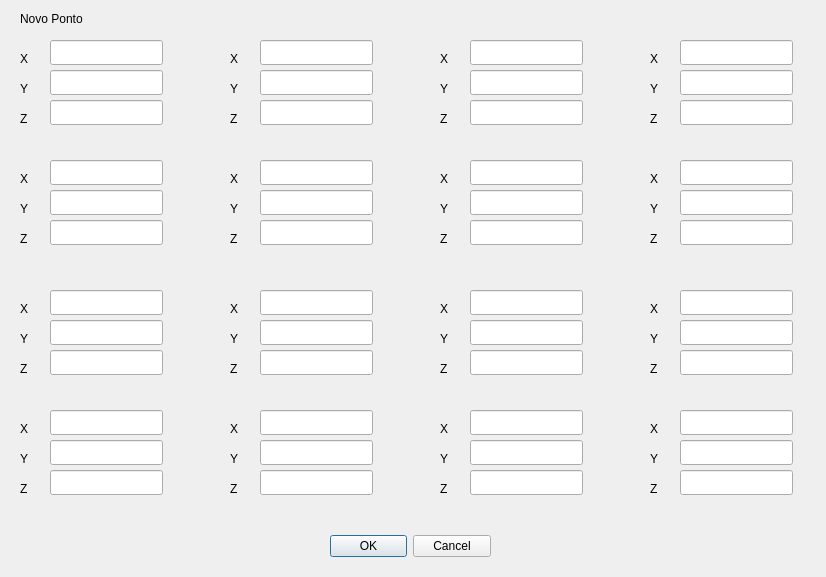
<?xml version="1.0" encoding="UTF-8"?>
<ui version="4.0">
 <class>Dialog</class>
 <widget class="QDialog" name="Dialog">
  <property name="geometry">
   <rect>
    <x>0</x>
    <y>0</y>
    <width>826</width>
    <height>577</height>
   </rect>
  </property>
  <property name="windowTitle">
   <string>Dialog</string>
  </property>
  <widget class="QDialogButtonBox" name="buttonBox">
   <property name="geometry">
    <rect>
     <x>330</x>
     <y>530</y>
     <width>161</width>
     <height>32</height>
    </rect>
   </property>
   <property name="orientation">
    <enum>Qt::Horizontal</enum>
   </property>
   <property name="standardButtons">
    <set>QDialogButtonBox::Cancel|QDialogButtonBox::Ok</set>
   </property>
  </widget>
  <widget class="QLabel" name="label">
   <property name="geometry">
    <rect>
     <x>20</x>
     <y>10</y>
     <width>91</width>
     <height>17</height>
    </rect>
   </property>
   <property name="text">
    <string>Novo Ponto</string>
   </property>
  </widget>
  <widget class="QLabel" name="label_2">
   <property name="geometry">
    <rect>
     <x>20</x>
     <y>50</y>
     <width>16</width>
     <height>17</height>
    </rect>
   </property>
   <property name="text">
    <string>X</string>
   </property>
  </widget>
  <widget class="QLabel" name="label_3">
   <property name="geometry">
    <rect>
     <x>20</x>
     <y>80</y>
     <width>67</width>
     <height>17</height>
    </rect>
   </property>
   <property name="text">
    <string>Y</string>
   </property>
  </widget>
  <widget class="QLineEdit" name="xValue">
   <property name="geometry">
    <rect>
     <x>50</x>
     <y>40</y>
     <width>113</width>
     <height>25</height>
    </rect>
   </property>
  </widget>
  <widget class="QLineEdit" name="yValue">
   <property name="geometry">
    <rect>
     <x>50</x>
     <y>70</y>
     <width>113</width>
     <height>25</height>
    </rect>
   </property>
  </widget>
  <widget class="QLineEdit" name="zValue">
   <property name="geometry">
    <rect>
     <x>50</x>
     <y>100</y>
     <width>113</width>
     <height>25</height>
    </rect>
   </property>
   <property name="text">
    <string/>
   </property>
  </widget>
  <widget class="QLabel" name="label_4">
   <property name="geometry">
    <rect>
     <x>20</x>
     <y>110</y>
     <width>67</width>
     <height>17</height>
    </rect>
   </property>
   <property name="text">
    <string>Z</string>
   </property>
  </widget>
  <widget class="QLineEdit" name="yValue_2">
   <property name="geometry">
    <rect>
     <x>50</x>
     <y>190</y>
     <width>113</width>
     <height>25</height>
    </rect>
   </property>
  </widget>
  <widget class="QLabel" name="label_5">
   <property name="geometry">
    <rect>
     <x>20</x>
     <y>200</y>
     <width>67</width>
     <height>17</height>
    </rect>
   </property>
   <property name="text">
    <string>Y</string>
   </property>
  </widget>
  <widget class="QLineEdit" name="xValue_2">
   <property name="geometry">
    <rect>
     <x>50</x>
     <y>160</y>
     <width>113</width>
     <height>25</height>
    </rect>
   </property>
  </widget>
  <widget class="QLabel" name="label_6">
   <property name="geometry">
    <rect>
     <x>20</x>
     <y>170</y>
     <width>16</width>
     <height>17</height>
    </rect>
   </property>
   <property name="text">
    <string>X</string>
   </property>
  </widget>
  <widget class="QLabel" name="label_7">
   <property name="geometry">
    <rect>
     <x>20</x>
     <y>230</y>
     <width>67</width>
     <height>17</height>
    </rect>
   </property>
   <property name="text">
    <string>Z</string>
   </property>
  </widget>
  <widget class="QLineEdit" name="yValue_3">
   <property name="geometry">
    <rect>
     <x>50</x>
     <y>320</y>
     <width>113</width>
     <height>25</height>
    </rect>
   </property>
  </widget>
  <widget class="QLabel" name="label_8">
   <property name="geometry">
    <rect>
     <x>20</x>
     <y>330</y>
     <width>67</width>
     <height>17</height>
    </rect>
   </property>
   <property name="text">
    <string>Y</string>
   </property>
  </widget>
  <widget class="QLineEdit" name="xValue_3">
   <property name="geometry">
    <rect>
     <x>50</x>
     <y>290</y>
     <width>113</width>
     <height>25</height>
    </rect>
   </property>
  </widget>
  <widget class="QLabel" name="label_9">
   <property name="geometry">
    <rect>
     <x>20</x>
     <y>300</y>
     <width>16</width>
     <height>17</height>
    </rect>
   </property>
   <property name="text">
    <string>X</string>
   </property>
  </widget>
  <widget class="QLabel" name="label_10">
   <property name="geometry">
    <rect>
     <x>20</x>
     <y>360</y>
     <width>67</width>
     <height>17</height>
    </rect>
   </property>
   <property name="text">
    <string>Z</string>
   </property>
  </widget>
  <widget class="QLineEdit" name="yValue_4">
   <property name="geometry">
    <rect>
     <x>50</x>
     <y>440</y>
     <width>113</width>
     <height>25</height>
    </rect>
   </property>
  </widget>
  <widget class="QLabel" name="label_11">
   <property name="geometry">
    <rect>
     <x>20</x>
     <y>450</y>
     <width>67</width>
     <height>17</height>
    </rect>
   </property>
   <property name="text">
    <string>Y</string>
   </property>
  </widget>
  <widget class="QLineEdit" name="xValue_4">
   <property name="geometry">
    <rect>
     <x>50</x>
     <y>410</y>
     <width>113</width>
     <height>25</height>
    </rect>
   </property>
  </widget>
  <widget class="QLabel" name="label_12">
   <property name="geometry">
    <rect>
     <x>20</x>
     <y>420</y>
     <width>16</width>
     <height>17</height>
    </rect>
   </property>
   <property name="text">
    <string>X</string>
   </property>
  </widget>
  <widget class="QLabel" name="label_13">
   <property name="geometry">
    <rect>
     <x>20</x>
     <y>480</y>
     <width>67</width>
     <height>17</height>
    </rect>
   </property>
   <property name="text">
    <string>Z</string>
   </property>
  </widget>
  <widget class="QLabel" name="label_14">
   <property name="geometry">
    <rect>
     <x>230</x>
     <y>420</y>
     <width>16</width>
     <height>17</height>
    </rect>
   </property>
   <property name="text">
    <string>X</string>
   </property>
  </widget>
  <widget class="QLineEdit" name="xValue_5">
   <property name="geometry">
    <rect>
     <x>260</x>
     <y>160</y>
     <width>113</width>
     <height>25</height>
    </rect>
   </property>
  </widget>
  <widget class="QLineEdit" name="yValue_5">
   <property name="geometry">
    <rect>
     <x>260</x>
     <y>70</y>
     <width>113</width>
     <height>25</height>
    </rect>
   </property>
  </widget>
  <widget class="QLineEdit" name="yValue_7">
   <property name="geometry">
    <rect>
     <x>260</x>
     <y>320</y>
     <width>113</width>
     <height>25</height>
    </rect>
   </property>
  </widget>
  <widget class="QLabel" name="label_15">
   <property name="geometry">
    <rect>
     <x>230</x>
     <y>360</y>
     <width>67</width>
     <height>17</height>
    </rect>
   </property>
   <property name="text">
    <string>Z</string>
   </property>
  </widget>
  <widget class="QLabel" name="label_16">
   <property name="geometry">
    <rect>
     <x>230</x>
     <y>170</y>
     <width>16</width>
     <height>17</height>
    </rect>
   </property>
   <property name="text">
    <string>X</string>
   </property>
  </widget>
  <widget class="QLineEdit" name="xValue_6">
   <property name="geometry">
    <rect>
     <x>260</x>
     <y>40</y>
     <width>113</width>
     <height>25</height>
    </rect>
   </property>
  </widget>
  <widget class="QLabel" name="label_17">
   <property name="geometry">
    <rect>
     <x>230</x>
     <y>480</y>
     <width>67</width>
     <height>17</height>
    </rect>
   </property>
   <property name="text">
    <string>Z</string>
   </property>
  </widget>
  <widget class="QLabel" name="label_18">
   <property name="geometry">
    <rect>
     <x>230</x>
     <y>330</y>
     <width>67</width>
     <height>17</height>
    </rect>
   </property>
   <property name="text">
    <string>Y</string>
   </property>
  </widget>
  <widget class="QLabel" name="label_19">
   <property name="geometry">
    <rect>
     <x>230</x>
     <y>230</y>
     <width>67</width>
     <height>17</height>
    </rect>
   </property>
   <property name="text">
    <string>Z</string>
   </property>
  </widget>
  <widget class="QLineEdit" name="xValue_7">
   <property name="geometry">
    <rect>
     <x>260</x>
     <y>410</y>
     <width>113</width>
     <height>25</height>
    </rect>
   </property>
  </widget>
  <widget class="QLabel" name="label_20">
   <property name="geometry">
    <rect>
     <x>230</x>
     <y>110</y>
     <width>67</width>
     <height>17</height>
    </rect>
   </property>
   <property name="text">
    <string>Z</string>
   </property>
  </widget>
  <widget class="QLabel" name="label_21">
   <property name="geometry">
    <rect>
     <x>230</x>
     <y>80</y>
     <width>67</width>
     <height>17</height>
    </rect>
   </property>
   <property name="text">
    <string>Y</string>
   </property>
  </widget>
  <widget class="QLineEdit" name="xValue_8">
   <property name="geometry">
    <rect>
     <x>260</x>
     <y>290</y>
     <width>113</width>
     <height>25</height>
    </rect>
   </property>
  </widget>
  <widget class="QLineEdit" name="yValue_6">
   <property name="geometry">
    <rect>
     <x>260</x>
     <y>190</y>
     <width>113</width>
     <height>25</height>
    </rect>
   </property>
  </widget>
  <widget class="QLabel" name="label_22">
   <property name="geometry">
    <rect>
     <x>230</x>
     <y>50</y>
     <width>16</width>
     <height>17</height>
    </rect>
   </property>
   <property name="text">
    <string>X</string>
   </property>
  </widget>
  <widget class="QLineEdit" name="yValue_8">
   <property name="geometry">
    <rect>
     <x>260</x>
     <y>440</y>
     <width>113</width>
     <height>25</height>
    </rect>
   </property>
  </widget>
  <widget class="QLabel" name="label_23">
   <property name="geometry">
    <rect>
     <x>230</x>
     <y>450</y>
     <width>67</width>
     <height>17</height>
    </rect>
   </property>
   <property name="text">
    <string>Y</string>
   </property>
  </widget>
  <widget class="QLabel" name="label_24">
   <property name="geometry">
    <rect>
     <x>230</x>
     <y>200</y>
     <width>67</width>
     <height>17</height>
    </rect>
   </property>
   <property name="text">
    <string>Y</string>
   </property>
  </widget>
  <widget class="QLabel" name="label_25">
   <property name="geometry">
    <rect>
     <x>230</x>
     <y>300</y>
     <width>16</width>
     <height>17</height>
    </rect>
   </property>
   <property name="text">
    <string>X</string>
   </property>
  </widget>
  <widget class="QLabel" name="label_26">
   <property name="geometry">
    <rect>
     <x>650</x>
     <y>480</y>
     <width>67</width>
     <height>17</height>
    </rect>
   </property>
   <property name="text">
    <string>Z</string>
   </property>
  </widget>
  <widget class="QLineEdit" name="yValue_10">
   <property name="geometry">
    <rect>
     <x>470</x>
     <y>190</y>
     <width>113</width>
     <height>25</height>
    </rect>
   </property>
  </widget>
  <widget class="QLineEdit" name="xValue_9">
   <property name="geometry">
    <rect>
     <x>470</x>
     <y>160</y>
     <width>113</width>
     <height>25</height>
    </rect>
   </property>
  </widget>
  <widget class="QLineEdit" name="xValue_10">
   <property name="geometry">
    <rect>
     <x>680</x>
     <y>40</y>
     <width>113</width>
     <height>25</height>
    </rect>
   </property>
  </widget>
  <widget class="QLineEdit" name="xValue_11">
   <property name="geometry">
    <rect>
     <x>680</x>
     <y>290</y>
     <width>113</width>
     <height>25</height>
    </rect>
   </property>
  </widget>
  <widget class="QLabel" name="label_27">
   <property name="geometry">
    <rect>
     <x>650</x>
     <y>450</y>
     <width>67</width>
     <height>17</height>
    </rect>
   </property>
   <property name="text">
    <string>Y</string>
   </property>
  </widget>
  <widget class="QLineEdit" name="yValue_11">
   <property name="geometry">
    <rect>
     <x>470</x>
     <y>320</y>
     <width>113</width>
     <height>25</height>
    </rect>
   </property>
  </widget>
  <widget class="QLineEdit" name="yValue_14">
   <property name="geometry">
    <rect>
     <x>680</x>
     <y>190</y>
     <width>113</width>
     <height>25</height>
    </rect>
   </property>
  </widget>
  <widget class="QLabel" name="label_28">
   <property name="geometry">
    <rect>
     <x>650</x>
     <y>330</y>
     <width>67</width>
     <height>17</height>
    </rect>
   </property>
   <property name="text">
    <string>Y</string>
   </property>
  </widget>
  <widget class="QLabel" name="label_29">
   <property name="geometry">
    <rect>
     <x>650</x>
     <y>230</y>
     <width>67</width>
     <height>17</height>
    </rect>
   </property>
   <property name="text">
    <string>Z</string>
   </property>
  </widget>
  <widget class="QLabel" name="label_30">
   <property name="geometry">
    <rect>
     <x>440</x>
     <y>170</y>
     <width>16</width>
     <height>17</height>
    </rect>
   </property>
   <property name="text">
    <string>X</string>
   </property>
  </widget>
  <widget class="QLineEdit" name="yValue_16">
   <property name="geometry">
    <rect>
     <x>680</x>
     <y>440</y>
     <width>113</width>
     <height>25</height>
    </rect>
   </property>
  </widget>
  <widget class="QLabel" name="label_31">
   <property name="geometry">
    <rect>
     <x>440</x>
     <y>80</y>
     <width>67</width>
     <height>17</height>
    </rect>
   </property>
   <property name="text">
    <string>Y</string>
   </property>
  </widget>
  <widget class="QLabel" name="label_32">
   <property name="geometry">
    <rect>
     <x>650</x>
     <y>110</y>
     <width>67</width>
     <height>17</height>
    </rect>
   </property>
   <property name="text">
    <string>Z</string>
   </property>
  </widget>
  <widget class="QLineEdit" name="xValue_12">
   <property name="geometry">
    <rect>
     <x>470</x>
     <y>40</y>
     <width>113</width>
     <height>25</height>
    </rect>
   </property>
  </widget>
  <widget class="QLabel" name="label_33">
   <property name="geometry">
    <rect>
     <x>440</x>
     <y>230</y>
     <width>67</width>
     <height>17</height>
    </rect>
   </property>
   <property name="text">
    <string>Z</string>
   </property>
  </widget>
  <widget class="QLabel" name="label_34">
   <property name="geometry">
    <rect>
     <x>440</x>
     <y>110</y>
     <width>67</width>
     <height>17</height>
    </rect>
   </property>
   <property name="text">
    <string>Z</string>
   </property>
  </widget>
  <widget class="QLabel" name="label_35">
   <property name="geometry">
    <rect>
     <x>650</x>
     <y>360</y>
     <width>67</width>
     <height>17</height>
    </rect>
   </property>
   <property name="text">
    <string>Z</string>
   </property>
  </widget>
  <widget class="QLabel" name="label_36">
   <property name="geometry">
    <rect>
     <x>650</x>
     <y>170</y>
     <width>16</width>
     <height>17</height>
    </rect>
   </property>
   <property name="text">
    <string>X</string>
   </property>
  </widget>
  <widget class="QLineEdit" name="yValue_12">
   <property name="geometry">
    <rect>
     <x>470</x>
     <y>440</y>
     <width>113</width>
     <height>25</height>
    </rect>
   </property>
  </widget>
  <widget class="QLabel" name="label_37">
   <property name="geometry">
    <rect>
     <x>650</x>
     <y>200</y>
     <width>67</width>
     <height>17</height>
    </rect>
   </property>
   <property name="text">
    <string>Y</string>
   </property>
  </widget>
  <widget class="QLabel" name="label_38">
   <property name="geometry">
    <rect>
     <x>650</x>
     <y>300</y>
     <width>16</width>
     <height>17</height>
    </rect>
   </property>
   <property name="text">
    <string>X</string>
   </property>
  </widget>
  <widget class="QLineEdit" name="yValue_15">
   <property name="geometry">
    <rect>
     <x>680</x>
     <y>320</y>
     <width>113</width>
     <height>25</height>
    </rect>
   </property>
  </widget>
  <widget class="QLabel" name="label_39">
   <property name="geometry">
    <rect>
     <x>440</x>
     <y>300</y>
     <width>16</width>
     <height>17</height>
    </rect>
   </property>
   <property name="text">
    <string>X</string>
   </property>
  </widget>
  <widget class="QLineEdit" name="yValue_13">
   <property name="geometry">
    <rect>
     <x>680</x>
     <y>70</y>
     <width>113</width>
     <height>25</height>
    </rect>
   </property>
  </widget>
  <widget class="QLabel" name="label_40">
   <property name="geometry">
    <rect>
     <x>440</x>
     <y>50</y>
     <width>16</width>
     <height>17</height>
    </rect>
   </property>
   <property name="text">
    <string>X</string>
   </property>
  </widget>
  <widget class="QLabel" name="label_41">
   <property name="geometry">
    <rect>
     <x>440</x>
     <y>360</y>
     <width>67</width>
     <height>17</height>
    </rect>
   </property>
   <property name="text">
    <string>Z</string>
   </property>
  </widget>
  <widget class="QLabel" name="label_42">
   <property name="geometry">
    <rect>
     <x>440</x>
     <y>480</y>
     <width>67</width>
     <height>17</height>
    </rect>
   </property>
   <property name="text">
    <string>Z</string>
   </property>
  </widget>
  <widget class="QLabel" name="label_43">
   <property name="geometry">
    <rect>
     <x>650</x>
     <y>50</y>
     <width>16</width>
     <height>17</height>
    </rect>
   </property>
   <property name="text">
    <string>X</string>
   </property>
  </widget>
  <widget class="QLineEdit" name="xValue_13">
   <property name="geometry">
    <rect>
     <x>680</x>
     <y>160</y>
     <width>113</width>
     <height>25</height>
    </rect>
   </property>
  </widget>
  <widget class="QLabel" name="label_44">
   <property name="geometry">
    <rect>
     <x>440</x>
     <y>200</y>
     <width>67</width>
     <height>17</height>
    </rect>
   </property>
   <property name="text">
    <string>Y</string>
   </property>
  </widget>
  <widget class="QLineEdit" name="xValue_14">
   <property name="geometry">
    <rect>
     <x>680</x>
     <y>410</y>
     <width>113</width>
     <height>25</height>
    </rect>
   </property>
  </widget>
  <widget class="QLineEdit" name="xValue_15">
   <property name="geometry">
    <rect>
     <x>470</x>
     <y>290</y>
     <width>113</width>
     <height>25</height>
    </rect>
   </property>
  </widget>
  <widget class="QLineEdit" name="xValue_16">
   <property name="geometry">
    <rect>
     <x>470</x>
     <y>410</y>
     <width>113</width>
     <height>25</height>
    </rect>
   </property>
  </widget>
  <widget class="QLabel" name="label_45">
   <property name="geometry">
    <rect>
     <x>440</x>
     <y>420</y>
     <width>16</width>
     <height>17</height>
    </rect>
   </property>
   <property name="text">
    <string>X</string>
   </property>
  </widget>
  <widget class="QLabel" name="label_46">
   <property name="geometry">
    <rect>
     <x>440</x>
     <y>450</y>
     <width>67</width>
     <height>17</height>
    </rect>
   </property>
   <property name="text">
    <string>Y</string>
   </property>
  </widget>
  <widget class="QLabel" name="label_47">
   <property name="geometry">
    <rect>
     <x>650</x>
     <y>80</y>
     <width>67</width>
     <height>17</height>
    </rect>
   </property>
   <property name="text">
    <string>Y</string>
   </property>
  </widget>
  <widget class="QLabel" name="label_48">
   <property name="geometry">
    <rect>
     <x>440</x>
     <y>330</y>
     <width>67</width>
     <height>17</height>
    </rect>
   </property>
   <property name="text">
    <string>Y</string>
   </property>
  </widget>
  <widget class="QLineEdit" name="yValue_9">
   <property name="geometry">
    <rect>
     <x>470</x>
     <y>70</y>
     <width>113</width>
     <height>25</height>
    </rect>
   </property>
  </widget>
  <widget class="QLabel" name="label_49">
   <property name="geometry">
    <rect>
     <x>650</x>
     <y>420</y>
     <width>16</width>
     <height>17</height>
    </rect>
   </property>
   <property name="text">
    <string>X</string>
   </property>
  </widget>
  <widget class="QLineEdit" name="zValue_2">
   <property name="geometry">
    <rect>
     <x>50</x>
     <y>220</y>
     <width>113</width>
     <height>25</height>
    </rect>
   </property>
   <property name="text">
    <string/>
   </property>
  </widget>
  <widget class="QLineEdit" name="zValue_3">
   <property name="geometry">
    <rect>
     <x>50</x>
     <y>350</y>
     <width>113</width>
     <height>25</height>
    </rect>
   </property>
   <property name="text">
    <string/>
   </property>
  </widget>
  <widget class="QLineEdit" name="zValue_4">
   <property name="geometry">
    <rect>
     <x>50</x>
     <y>470</y>
     <width>113</width>
     <height>25</height>
    </rect>
   </property>
   <property name="text">
    <string/>
   </property>
  </widget>
  <widget class="QLineEdit" name="zValue_5">
   <property name="geometry">
    <rect>
     <x>260</x>
     <y>100</y>
     <width>113</width>
     <height>25</height>
    </rect>
   </property>
   <property name="text">
    <string/>
   </property>
  </widget>
  <widget class="QLineEdit" name="zValue_6">
   <property name="geometry">
    <rect>
     <x>260</x>
     <y>220</y>
     <width>113</width>
     <height>25</height>
    </rect>
   </property>
   <property name="text">
    <string/>
   </property>
  </widget>
  <widget class="QLineEdit" name="zValue_7">
   <property name="geometry">
    <rect>
     <x>260</x>
     <y>350</y>
     <width>113</width>
     <height>25</height>
    </rect>
   </property>
   <property name="text">
    <string/>
   </property>
  </widget>
  <widget class="QLineEdit" name="zValue_8">
   <property name="geometry">
    <rect>
     <x>260</x>
     <y>470</y>
     <width>113</width>
     <height>25</height>
    </rect>
   </property>
   <property name="text">
    <string/>
   </property>
  </widget>
  <widget class="QLineEdit" name="zValue_9">
   <property name="geometry">
    <rect>
     <x>470</x>
     <y>100</y>
     <width>113</width>
     <height>25</height>
    </rect>
   </property>
   <property name="text">
    <string/>
   </property>
  </widget>
  <widget class="QLineEdit" name="zValue_10">
   <property name="geometry">
    <rect>
     <x>470</x>
     <y>220</y>
     <width>113</width>
     <height>25</height>
    </rect>
   </property>
   <property name="text">
    <string/>
   </property>
  </widget>
  <widget class="QLineEdit" name="zValue_11">
   <property name="geometry">
    <rect>
     <x>470</x>
     <y>350</y>
     <width>113</width>
     <height>25</height>
    </rect>
   </property>
   <property name="text">
    <string/>
   </property>
  </widget>
  <widget class="QLineEdit" name="zValue_12">
   <property name="geometry">
    <rect>
     <x>470</x>
     <y>470</y>
     <width>113</width>
     <height>25</height>
    </rect>
   </property>
   <property name="text">
    <string/>
   </property>
  </widget>
  <widget class="QLineEdit" name="zValue_13">
   <property name="geometry">
    <rect>
     <x>680</x>
     <y>100</y>
     <width>113</width>
     <height>25</height>
    </rect>
   </property>
   <property name="text">
    <string/>
   </property>
  </widget>
  <widget class="QLineEdit" name="zValue_14">
   <property name="geometry">
    <rect>
     <x>680</x>
     <y>220</y>
     <width>113</width>
     <height>25</height>
    </rect>
   </property>
   <property name="text">
    <string/>
   </property>
  </widget>
  <widget class="QLineEdit" name="zValue_15">
   <property name="geometry">
    <rect>
     <x>680</x>
     <y>350</y>
     <width>113</width>
     <height>25</height>
    </rect>
   </property>
   <property name="text">
    <string/>
   </property>
  </widget>
  <widget class="QLineEdit" name="zValue_16">
   <property name="geometry">
    <rect>
     <x>680</x>
     <y>470</y>
     <width>113</width>
     <height>25</height>
    </rect>
   </property>
   <property name="text">
    <string/>
   </property>
  </widget>
 </widget>
 <resources/>
 <connections>
  <connection>
   <sender>buttonBox</sender>
   <signal>accepted()</signal>
   <receiver>Dialog</receiver>
   <slot>accept()</slot>
   <hints>
    <hint type="sourcelabel">
     <x>180</x>
     <y>251</y>
    </hint>
    <hint type="destinationlabel">
     <x>157</x>
     <y>253</y>
    </hint>
   </hints>
  </connection>
  <connection>
   <sender>buttonBox</sender>
   <signal>rejected()</signal>
   <receiver>Dialog</receiver>
   <slot>reject()</slot>
   <hints>
    <hint type="sourcelabel">
     <x>180</x>
     <y>251</y>
    </hint>
    <hint type="destinationlabel">
     <x>203</x>
     <y>253</y>
    </hint>
   </hints>
  </connection>
 </connections>
</ui>
